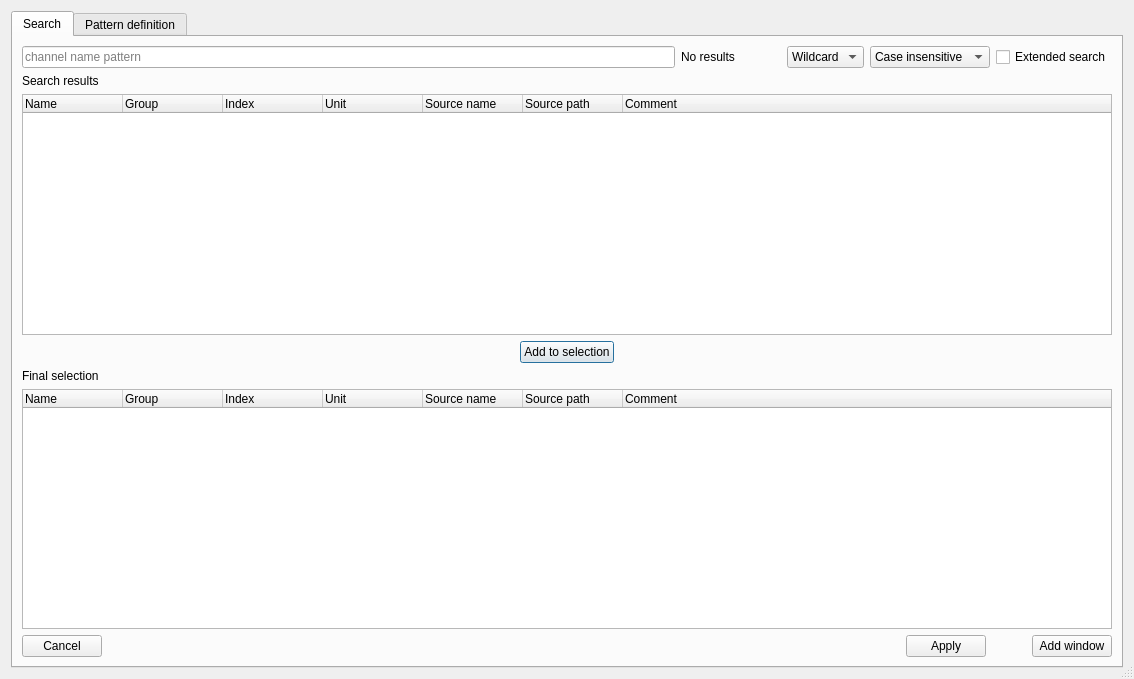
<?xml version="1.0" encoding="UTF-8"?>
<ui version="4.0">
 <class>SearchDialog</class>
 <widget class="QDialog" name="SearchDialog">
  <property name="geometry">
   <rect>
    <x>0</x>
    <y>0</y>
    <width>1134</width>
    <height>679</height>
   </rect>
  </property>
  <property name="windowTitle">
   <string>Dialog</string>
  </property>
  <property name="sizeGripEnabled">
   <bool>true</bool>
  </property>
  <layout class="QGridLayout" name="gridLayout_2">
   <item row="0" column="0">
    <widget class="QTabWidget" name="tabs">
     <property name="currentIndex">
      <number>0</number>
     </property>
     <widget class="QWidget" name="tab">
      <attribute name="icon">
       <iconset resource="resource.qrc">
        <normaloff>:/search.png</normaloff>:/search.png</iconset>
      </attribute>
      <attribute name="title">
       <string>Search</string>
      </attribute>
      <layout class="QGridLayout" name="gridLayout">
       <item row="2" column="0" colspan="5">
        <widget class="SearchTreeWidget" name="matches">
         <property name="selectionMode">
          <enum>QAbstractItemView::ExtendedSelection</enum>
         </property>
         <property name="uniformRowHeights">
          <bool>false</bool>
         </property>
         <property name="sortingEnabled">
          <bool>false</bool>
         </property>
         <attribute name="headerMinimumSectionSize">
          <number>40</number>
         </attribute>
         <attribute name="headerStretchLastSection">
          <bool>true</bool>
         </attribute>
         <column>
          <property name="text">
           <string>Name</string>
          </property>
         </column>
         <column>
          <property name="text">
           <string>Group</string>
          </property>
         </column>
         <column>
          <property name="text">
           <string>Index</string>
          </property>
         </column>
         <column>
          <property name="text">
           <string>Unit</string>
          </property>
         </column>
         <column>
          <property name="text">
           <string>Source name</string>
          </property>
         </column>
         <column>
          <property name="text">
           <string>Source path</string>
          </property>
         </column>
         <column>
          <property name="text">
           <string>Comment</string>
          </property>
         </column>
        </widget>
       </item>
       <item row="0" column="2">
        <widget class="QComboBox" name="match_kind">
         <property name="currentIndex">
          <number>0</number>
         </property>
         <item>
          <property name="text">
           <string>Wildcard</string>
          </property>
         </item>
         <item>
          <property name="text">
           <string>Regex</string>
          </property>
         </item>
        </widget>
       </item>
       <item row="0" column="1">
        <widget class="QLabel" name="status">
         <property name="minimumSize">
          <size>
           <width>100</width>
           <height>0</height>
          </size>
         </property>
         <property name="text">
          <string>No results</string>
         </property>
        </widget>
       </item>
       <item row="0" column="4">
        <widget class="QCheckBox" name="extended_search">
         <property name="text">
          <string>Extended search</string>
         </property>
        </widget>
       </item>
       <item row="3" column="0" colspan="5">
        <layout class="QHBoxLayout" name="horizontalLayout_2">
         <item>
          <spacer name="horizontalSpacer_4">
           <property name="orientation">
            <enum>Qt::Horizontal</enum>
           </property>
           <property name="sizeHint" stdset="0">
            <size>
             <width>358</width>
             <height>20</height>
            </size>
           </property>
          </spacer>
         </item>
         <item>
          <widget class="QPushButton" name="add_btn">
           <property name="focusPolicy">
            <enum>Qt::TabFocus</enum>
           </property>
           <property name="text">
            <string>Add to selection</string>
           </property>
           <property name="icon">
            <iconset resource="resource.qrc">
             <normaloff>:/shift_down.png</normaloff>:/shift_down.png</iconset>
           </property>
          </widget>
         </item>
         <item>
          <spacer name="horizontalSpacer_5">
           <property name="orientation">
            <enum>Qt::Horizontal</enum>
           </property>
           <property name="sizeHint" stdset="0">
            <size>
             <width>358</width>
             <height>20</height>
            </size>
           </property>
          </spacer>
         </item>
        </layout>
       </item>
       <item row="5" column="0" colspan="5">
        <widget class="SearchTreeWidget" name="selection">
         <property name="sortingEnabled">
          <bool>false</bool>
         </property>
         <attribute name="headerMinimumSectionSize">
          <number>25</number>
         </attribute>
         <attribute name="headerShowSortIndicator" stdset="0">
          <bool>false</bool>
         </attribute>
         <column>
          <property name="text">
           <string>Name</string>
          </property>
         </column>
         <column>
          <property name="text">
           <string>Group</string>
          </property>
         </column>
         <column>
          <property name="text">
           <string>Index</string>
          </property>
         </column>
         <column>
          <property name="text">
           <string>Unit</string>
          </property>
         </column>
         <column>
          <property name="text">
           <string>Source name</string>
          </property>
         </column>
         <column>
          <property name="text">
           <string>Source path</string>
          </property>
         </column>
         <column>
          <property name="text">
           <string>Comment</string>
          </property>
         </column>
        </widget>
       </item>
       <item row="4" column="0">
        <widget class="QLabel" name="label">
         <property name="text">
          <string>Final selection</string>
         </property>
        </widget>
       </item>
       <item row="6" column="0" colspan="5">
        <layout class="QHBoxLayout" name="horizontalLayout" stretch="0,1,0,0,0">
         <item>
          <widget class="QPushButton" name="cancel_btn">
           <property name="text">
            <string>Cancel</string>
           </property>
           <property name="icon">
            <iconset resource="resource.qrc">
             <normaloff>:/erase.png</normaloff>:/erase.png</iconset>
           </property>
          </widget>
         </item>
         <item>
          <spacer name="horizontalSpacer_2">
           <property name="orientation">
            <enum>Qt::Horizontal</enum>
           </property>
           <property name="sizeHint" stdset="0">
            <size>
             <width>40</width>
             <height>20</height>
            </size>
           </property>
          </spacer>
         </item>
         <item>
          <widget class="QPushButton" name="apply_btn">
           <property name="text">
            <string>Apply</string>
           </property>
           <property name="icon">
            <iconset resource="resource.qrc">
             <normaloff>:/checkmark.png</normaloff>:/checkmark.png</iconset>
           </property>
          </widget>
         </item>
         <item>
          <spacer name="horizontalSpacer">
           <property name="orientation">
            <enum>Qt::Horizontal</enum>
           </property>
           <property name="sizeHint" stdset="0">
            <size>
             <width>40</width>
             <height>20</height>
            </size>
           </property>
          </spacer>
         </item>
         <item>
          <widget class="QPushButton" name="add_window_btn">
           <property name="text">
            <string>Add window</string>
           </property>
           <property name="icon">
            <iconset resource="resource.qrc">
             <normaloff>:/plus.png</normaloff>:/plus.png</iconset>
           </property>
          </widget>
         </item>
        </layout>
       </item>
       <item row="1" column="0">
        <widget class="QLabel" name="label_7">
         <property name="text">
          <string>Search results</string>
         </property>
        </widget>
       </item>
       <item row="0" column="0">
        <widget class="QLineEdit" name="search_box">
         <property name="focusPolicy">
          <enum>Qt::StrongFocus</enum>
         </property>
         <property name="inputMask">
          <string/>
         </property>
         <property name="text">
          <string/>
         </property>
         <property name="placeholderText">
          <string>channel name pattern</string>
         </property>
        </widget>
       </item>
       <item row="0" column="3">
        <widget class="QComboBox" name="case_sensitivity">
         <item>
          <property name="text">
           <string>Case insensitive</string>
          </property>
         </item>
         <item>
          <property name="text">
           <string>Case sensitive</string>
          </property>
         </item>
        </widget>
       </item>
      </layout>
     </widget>
     <widget class="QWidget" name="tab_2">
      <attribute name="title">
       <string>Pattern definition</string>
      </attribute>
      <layout class="QGridLayout" name="gridLayout_3" rowstretch="0,0,0,0,1,0,0,0,0,0,0" columnstretch="0,0,0,1,0">
       <item row="1" column="2">
        <widget class="QLineEdit" name="pattern">
         <property name="minimumSize">
          <size>
           <width>300</width>
           <height>0</height>
          </size>
         </property>
         <property name="placeholderText">
          <string>channel name pattern</string>
         </property>
        </widget>
       </item>
       <item row="6" column="2">
        <widget class="QCheckBox" name="raw">
         <property name="text">
          <string>Asses the raw channel values</string>
         </property>
        </widget>
       </item>
       <item row="1" column="1">
        <widget class="QLabel" name="label_2">
         <property name="text">
          <string>Pattern</string>
         </property>
        </widget>
       </item>
       <item row="8" column="1">
        <widget class="QLabel" name="label_9">
         <property name="text">
          <string>Integer format</string>
         </property>
        </widget>
       </item>
       <item row="4" column="1">
        <widget class="QLabel" name="label_3">
         <property name="text">
          <string>Filter type</string>
         </property>
        </widget>
       </item>
       <item row="0" column="2">
        <widget class="QLineEdit" name="name"/>
       </item>
       <item row="0" column="1">
        <widget class="QLabel" name="label_6">
         <property name="text">
          <string>Name</string>
         </property>
        </widget>
       </item>
       <item row="8" column="2">
        <widget class="QComboBox" name="integer_format">
         <item>
          <property name="text">
           <string>phys</string>
          </property>
         </item>
         <item>
          <property name="text">
           <string>bin</string>
          </property>
         </item>
         <item>
          <property name="text">
           <string>hex</string>
          </property>
         </item>
         <item>
          <property name="text">
           <string>ascii</string>
          </property>
         </item>
        </widget>
       </item>
       <item row="10" column="3">
        <spacer name="horizontalSpacer_3">
         <property name="orientation">
          <enum>Qt::Horizontal</enum>
         </property>
         <property name="sizeHint" stdset="0">
          <size>
           <width>282</width>
           <height>20</height>
          </size>
         </property>
        </spacer>
       </item>
       <item row="4" column="2">
        <widget class="QComboBox" name="filter_type">
         <item>
          <property name="text">
           <string>Unspecified</string>
          </property>
         </item>
         <item>
          <property name="text">
           <string>Contains</string>
          </property>
         </item>
         <item>
          <property name="text">
           <string>Do not contain</string>
          </property>
         </item>
         <item>
          <property name="text">
           <string>Constant</string>
          </property>
         </item>
        </widget>
       </item>
       <item row="10" column="1">
        <widget class="QPushButton" name="cancel_pattern_btn">
         <property name="text">
          <string>Cancel</string>
         </property>
         <property name="icon">
          <iconset resource="resource.qrc">
           <normaloff>:/erase.png</normaloff>:/erase.png</iconset>
         </property>
        </widget>
       </item>
       <item row="7" column="2">
        <widget class="QPushButton" name="define_ranges_btn">
         <property name="text">
          <string>Define ranges</string>
         </property>
         <property name="icon">
          <iconset resource="resource.qrc">
           <normaloff>:/range.png</normaloff>:/range.png</iconset>
         </property>
        </widget>
       </item>
       <item row="5" column="2">
        <widget class="QDoubleSpinBox" name="filter_value">
         <property name="decimals">
          <number>6</number>
         </property>
         <property name="minimum">
          <double>-9999999999999999635896294965248.000000000000000</double>
         </property>
         <property name="maximum">
          <double>999999999999999983222784.000000000000000</double>
         </property>
        </widget>
       </item>
       <item row="5" column="1">
        <widget class="QLabel" name="label_4">
         <property name="text">
          <string>Filter value</string>
         </property>
        </widget>
       </item>
       <item row="2" column="1">
        <widget class="QLabel" name="label_5">
         <property name="text">
          <string>Match type</string>
         </property>
        </widget>
       </item>
       <item row="9" column="1">
        <spacer name="verticalSpacer">
         <property name="orientation">
          <enum>Qt::Vertical</enum>
         </property>
         <property name="sizeHint" stdset="0">
          <size>
           <width>20</width>
           <height>254</height>
          </size>
         </property>
        </spacer>
       </item>
       <item row="2" column="2">
        <widget class="QComboBox" name="pattern_match_type">
         <item>
          <property name="text">
           <string>Wildcard</string>
          </property>
         </item>
         <item>
          <property name="text">
           <string>Regex</string>
          </property>
         </item>
        </widget>
       </item>
       <item row="10" column="4">
        <widget class="QPushButton" name="apply_pattern_btn">
         <property name="text">
          <string>Apply</string>
         </property>
         <property name="icon">
          <iconset resource="resource.qrc">
           <normaloff>:/checkmark.png</normaloff>:/checkmark.png</iconset>
         </property>
        </widget>
       </item>
       <item row="3" column="2">
        <widget class="QComboBox" name="case_sensitivity_pattern">
         <item>
          <property name="text">
           <string>Case insensitive</string>
          </property>
         </item>
         <item>
          <property name="text">
           <string>Case sensitive</string>
          </property>
         </item>
        </widget>
       </item>
      </layout>
     </widget>
    </widget>
   </item>
  </layout>
 </widget>
 <customwidgets>
  <customwidget>
   <class>SearchTreeWidget</class>
   <extends>QTreeWidget</extends>
   <header>asammdf.gui.dialogs.advanced_search_helpers.h</header>
  </customwidget>
 </customwidgets>
 <tabstops>
  <tabstop>search_box</tabstop>
  <tabstop>match_kind</tabstop>
  <tabstop>case_sensitivity</tabstop>
  <tabstop>extended_search</tabstop>
  <tabstop>matches</tabstop>
  <tabstop>add_btn</tabstop>
  <tabstop>selection</tabstop>
  <tabstop>add_window_btn</tabstop>
  <tabstop>apply_btn</tabstop>
  <tabstop>cancel_btn</tabstop>
  <tabstop>tabs</tabstop>
  <tabstop>name</tabstop>
  <tabstop>pattern</tabstop>
  <tabstop>pattern_match_type</tabstop>
  <tabstop>case_sensitivity_pattern</tabstop>
  <tabstop>filter_type</tabstop>
  <tabstop>filter_value</tabstop>
  <tabstop>raw</tabstop>
  <tabstop>define_ranges_btn</tabstop>
  <tabstop>integer_format</tabstop>
  <tabstop>apply_pattern_btn</tabstop>
  <tabstop>cancel_pattern_btn</tabstop>
 </tabstops>
 <resources>
  <include location="resource.qrc"/>
 </resources>
 <connections/>
</ui>
